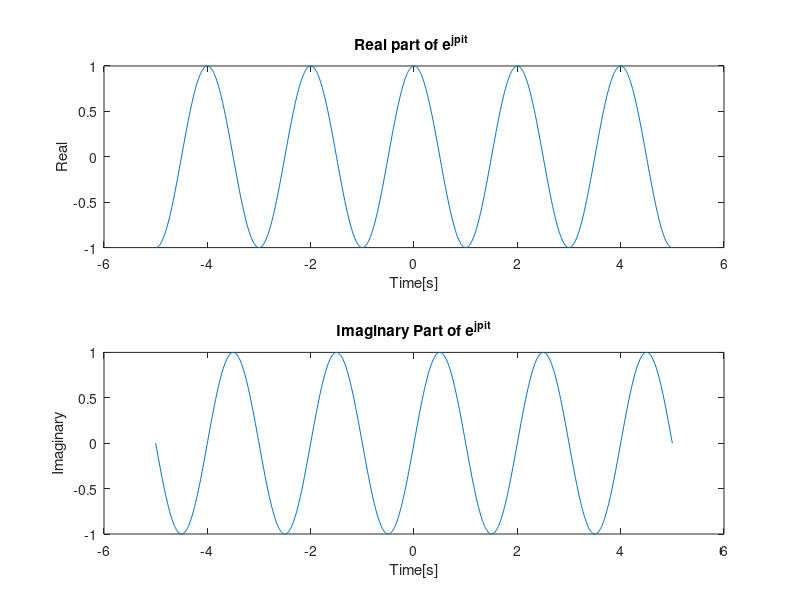

Recreate this plot in MATLAB.
Ts = 0.01;
t = -5:Ts:5; % start, step-size, end
f = exp(j * pi * t);

subplot(2,1,1);
plot(t, real(f));
title("Real part of e^{j\pit} ");
xlabel("Time[s]");
ylabel("Real");

subplot(2,1,2);
plot(t,imag(f));
title("Imaginary Part of e^{j\pit}");
xlabel("Time[s]");
ylabel("Imaginary");
